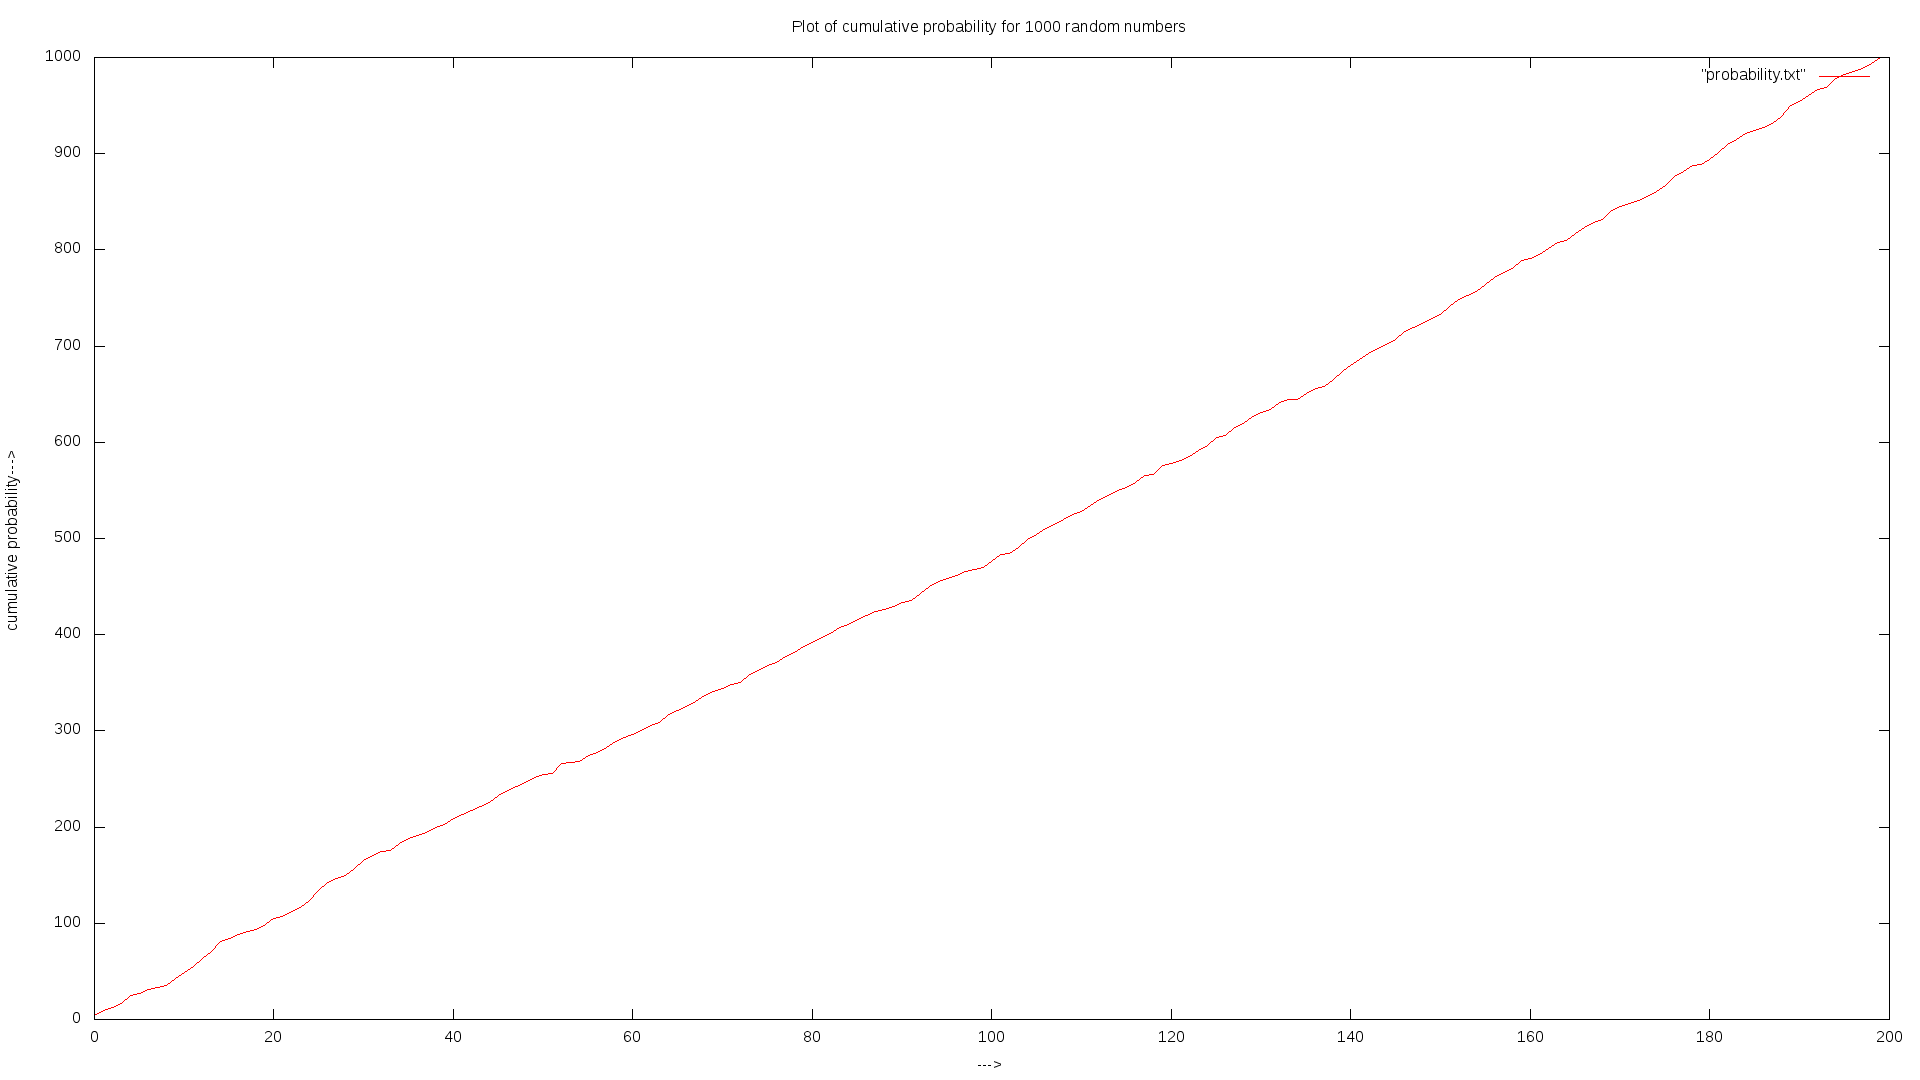

Write gnuplot code to recreate this figure.
reset
set term png size 1920, 1080
set ylabel "cumulative probability--->"
set xlabel "--->"
set output "probability.png" 
set title "Plot of cumulative probability for 1000 random numbers"
plot "probability.txt" pt 7 ps 0.5 with lines